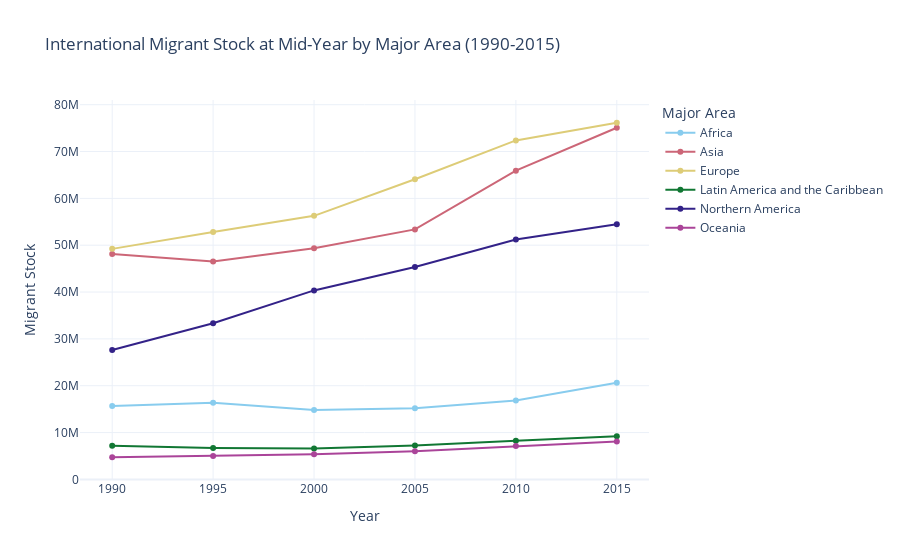

The code cell stored with this chart in its notebook:
### Code cell
#Line graph of international migrant stock by major area (i.e. continent)

MSArea = table1_clean.groupby(["Year", "Sex", "Major Area"]).sum("MigrantStock").reset_index()
MSArea = MSArea[MSArea["Sex"] == "Both Sexes"]

fig2 = px.line(MSArea, x = "Year", y = "Migrant Stock", title = "International Migrant Stock at Mid-Year by Major Area (1990-2015)",
              color = "Major Area", markers = True, color_discrete_sequence=px.colors.qualitative.Safe)

fig2.show()

### Figure 1 — Plotly figure (JSON) as saved in the notebook; plotly's stock layout.template omitted (floating-point values rounded to 4 significant figures)
{"data": [{"hovertemplate": "Major Area=Africa<br>Year=%{x}<br>Migrant Stock=%{y}<extra></extra>", "legendgroup": "Africa", "line": {"color": "rgb(136, 204, 238)", "dash": "solid"}, "marker": {"symbol": "circle"}, "mode": "markers+lines", "name": "Africa", "orientation": "v", "showlegend": true, "type": "scatter", "x": ["1990", "1995", "2000", "2005", "2010", "2015"], "xaxis": "x", "y": [15690623, 16352814, 14800306, 15191146, 16840014, 20649557], "yaxis": "y"}, {"hovertemplate": "Major Area=Asia<br>Year=%{x}<br>Migrant Stock=%{y}<extra></extra>", "legendgroup": "Asia", "line": {"color": "rgb(204, 102, 119)", "dash": "solid"}, "marker": {"symbol": "circle"}, "mode": "markers+lines", "name": "Asia", "orientation": "v", "showlegend": true, "type": "scatter", "x": ["1990", "1995", "2000", "2005", "2010", "2015"], "xaxis": "x", "y": [48142261, 46548225, 49340815, 53371224, 65914319, 75081125], "yaxis": "y"}, {"hovertemplate": "Major Area=Europe<br>Year=%{x}<br>Migrant Stock=%{y}<extra></extra>", "legendgroup": "Europe", "line": {"color": "rgb(221, 204, 119)", "dash": "solid"}, "marker": {"symbol": "circle"}, "mode": "markers+lines", "name": "Europe", "orientation": "v", "showlegend": true, "type": "scatter", "x": ["1990", "1995", "2000", "2005", "2010", "2015"], "xaxis": "x", "y": [49219200, 52842663, 56271885, 64086824, 72374755, 76145954], "yaxis": "y"}, {"hovertemplate": "Major Area=Latin America and the Caribbean<br>Year=%{x}<br>Migrant Stock=%{y}<extra></extra>", "legendgroup": "Latin America and the Caribbean", "line": {"color": "rgb(17, 119, 51)", "dash": "solid"}, "marker": {"symbol": "circle"}, "mode": "markers+lines", "name": "Latin America and the Caribbean", "orientation": "v", "showlegend": true, "type": "scatter", "x": ["1990", "1995", "2000", "2005", "2010", "2015"], "xaxis": "x", "y": [7169728, 6694640, 6578428, 7233098, 8238795, 9233989], "yaxis": "y"}, {"hovertemplate": "Major Area=Northern America<br>Year=%{x}<br>Migrant Stock=%{y}<extra></extra>", "legendgroup": "Northern America", "line": {"color": "rgb(51, 34, 136)", "dash": "solid"}, "marker": {"symbol": "circle"}, "mode": "markers+lines", "name": "Northern America", "orientation": "v", "showlegend": true, "type": "scatter", "x": ["1990", "1995", "2000", "2005", "2010", "2015"], "xaxis": "x", "y": [27610542, 33341147, 40351848, 45363387, 51220996, 54488725], "yaxis": "y"}, {"hovertemplate": "Major Area=Oceania<br>Year=%{x}<br>Migrant Stock=%{y}<extra></extra>", "legendgroup": "Oceania", "line": {"color": "rgb(170, 68, 153)", "dash": "solid"}, "marker": {"symbol": "circle"}, "mode": "markers+lines", "name": "Oceania", "orientation": "v", "showlegend": true, "type": "scatter", "x": ["1990", "1995", "2000", "2005", "2010", "2015"], "xaxis": "x", "y": [4730858, 5022263, 5360027, 6023421, 7125364, 8100886], "yaxis": "y"}], "layout": {"legend": {"title": {"text": "Major Area"}, "tracegroupgap": 0}, "title": {"text": "International Migrant Stock at Mid-Year by Major Area (1990-2015)"}, "xaxis": {"anchor": "y", "domain": [0, 1], "title": {"text": "Year"}}, "yaxis": {"anchor": "x", "domain": [0, 1], "title": {"text": "Migrant Stock"}}}}
